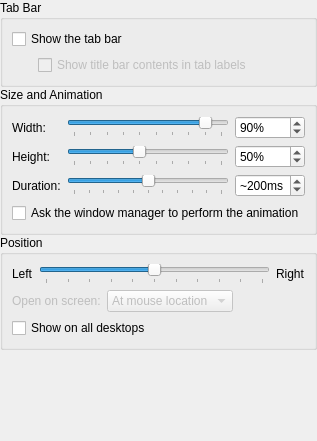
<?xml version="1.0" encoding="UTF-8"?>
<ui version="4.0">
 <class>WindowSettings</class>
 <widget class="QWidget" name="WindowSettings">
  <property name="geometry">
   <rect>
    <x>0</x>
    <y>0</y>
    <width>289</width>
    <height>441</height>
   </rect>
  </property>
  <layout class="QVBoxLayout" name="verticalLayout">
   <property name="spacing">
    <number>0</number>
   </property>
   <property name="margin">
    <number>0</number>
   </property>
   <item>
    <widget class="QGroupBox" name="groupBox_1">
     <property name="title">
      <string comment="@title:group">Tab Bar</string>
     </property>
     <layout class="QGridLayout">
      <item row="0" column="0" colspan="2">
       <widget class="QCheckBox" name="kcfg_ShowTabBar">
        <property name="text">
         <string comment="@option:check">Show the tab bar</string>
        </property>
       </widget>
      </item>
      <item row="1" column="0">
       <spacer>
        <property name="orientation">
         <enum>Qt::Horizontal</enum>
        </property>
        <property name="sizeType">
         <enum>QSizePolicy::Fixed</enum>
        </property>
        <property name="sizeHint" stdset="0">
         <size>
          <width>20</width>
          <height>20</height>
         </size>
        </property>
       </spacer>
      </item>
      <item row="1" column="1">
       <widget class="QCheckBox" name="kcfg_DynamicTabTitles">
        <property name="enabled">
         <bool>false</bool>
        </property>
        <property name="sizePolicy">
         <sizepolicy hsizetype="MinimumExpanding" vsizetype="Fixed">
          <horstretch>0</horstretch>
          <verstretch>0</verstretch>
         </sizepolicy>
        </property>
        <property name="whatsThis">
         <string comment="@info:whatsthis">If this option is enabled, the information about the active terminal's contents that is normally shown in the title bar will also be shown on the tab bar. You can modify the format of the information in the terminal profile.</string>
        </property>
        <property name="text">
         <string comment="@option:check">Show title bar contents in tab labels</string>
        </property>
       </widget>
      </item>
     </layout>
    </widget>
   </item>
   <item>
    <widget class="QGroupBox" name="groupBox_2">
     <property name="title">
      <string comment="@title:group">Size and Animation</string>
     </property>
     <layout class="QGridLayout" name="gridLayout_1">
      <item row="0" column="0">
       <widget class="QLabel" name="widthLabel">
        <property name="text">
         <string comment="@label:slider">Width:</string>
        </property>
       </widget>
      </item>
      <item row="0" column="1">
       <widget class="QSlider" name="widthSlider">
        <property name="minimum">
         <number>1</number>
        </property>
        <property name="maximum">
         <number>10</number>
        </property>
        <property name="pageStep">
         <number>1</number>
        </property>
        <property name="value">
         <number>9</number>
        </property>
        <property name="orientation">
         <enum>Qt::Horizontal</enum>
        </property>
        <property name="tickPosition">
         <enum>QSlider::TicksBelow</enum>
        </property>
        <property name="tickInterval">
         <number>1</number>
        </property>
       </widget>
      </item>
      <item row="0" column="2">
       <widget class="QSpinBox" name="kcfg_Width">
        <property name="correctionMode">
         <enum>QAbstractSpinBox::CorrectToNearestValue</enum>
        </property>
        <property name="suffix">
         <string comment="@label Spinbox unit suffix">%</string>
        </property>
        <property name="minimum">
         <number>10</number>
        </property>
        <property name="maximum">
         <number>100</number>
        </property>
        <property name="singleStep">
         <number>10</number>
        </property>
        <property name="value">
         <number>90</number>
        </property>
       </widget>
      </item>
      <item row="1" column="0">
       <widget class="QLabel" name="heightLabel">
        <property name="text">
         <string comment="@label:slider">Height:</string>
        </property>
       </widget>
      </item>
      <item row="1" column="1">
       <widget class="QSlider" name="heightSlider">
        <property name="minimum">
         <number>1</number>
        </property>
        <property name="maximum">
         <number>10</number>
        </property>
        <property name="pageStep">
         <number>1</number>
        </property>
        <property name="value">
         <number>5</number>
        </property>
        <property name="orientation">
         <enum>Qt::Horizontal</enum>
        </property>
        <property name="tickPosition">
         <enum>QSlider::TicksBelow</enum>
        </property>
        <property name="tickInterval">
         <number>1</number>
        </property>
       </widget>
      </item>
      <item row="1" column="2">
       <widget class="QSpinBox" name="kcfg_Height">
        <property name="correctionMode">
         <enum>QAbstractSpinBox::CorrectToNearestValue</enum>
        </property>
        <property name="suffix">
         <string comment="@label Spinbox unit suffix">%</string>
        </property>
        <property name="minimum">
         <number>10</number>
        </property>
        <property name="maximum">
         <number>100</number>
        </property>
        <property name="singleStep">
         <number>10</number>
        </property>
        <property name="value">
         <number>50</number>
        </property>
       </widget>
      </item>
      <item row="2" column="0">
       <widget class="QLabel" name="durationLabel">
        <property name="text">
         <string comment="@label:slider">Duration:</string>
        </property>
       </widget>
      </item>
      <item row="2" column="1">
       <widget class="QSlider" name="kcfg_Frames">
        <property name="maximum">
         <number>50</number>
        </property>
        <property name="pageStep">
         <number>1</number>
        </property>
        <property name="value">
         <number>25</number>
        </property>
        <property name="orientation">
         <enum>Qt::Horizontal</enum>
        </property>
        <property name="tickPosition">
         <enum>QSlider::TicksBelow</enum>
        </property>
        <property name="tickInterval">
         <number>5</number>
        </property>
       </widget>
      </item>
      <item row="2" column="2">
       <widget class="QSpinBox" name="framesSpinBox">
        <property name="correctionMode">
         <enum>QAbstractSpinBox::CorrectToNearestValue</enum>
        </property>
        <property name="suffix">
         <string comment="@label Spinbox unit suffix">ms</string>
        </property>
        <property name="prefix">
         <string comment="@label Spinbox unit prefix">~</string>
        </property>
        <property name="maximum">
         <number>500</number>
        </property>
        <property name="singleStep">
         <number>10</number>
        </property>
        <property name="value">
         <number>200</number>
        </property>
       </widget>
      </item>
      <item row="3" column="0" colspan="3">
       <widget class="QCheckBox" name="kcfg_UseWMAssist">
        <property name="whatsThis">
         <string comment="@info:whatsthis">If this option is enabled, Yakuake will ask the window manager to perform the window open/retract animation. If the window manager is unable to provide the requested service, Yakuake will fall back to an animation strategy of progressively adjusting the window mask.</string>
        </property>
        <property name="text">
         <string comment="@option:check">Ask the window manager to perform the animation</string>
        </property>
       </widget>
      </item>
     </layout>
    </widget>
   </item>
   <item>
    <widget class="QGroupBox" name="groupBox_3">
     <property name="title">
      <string comment="@title:group">Position</string>
     </property>
     <layout class="QVBoxLayout" name="verticalLayout_2">
      <item>
       <layout class="QHBoxLayout">
        <item>
         <widget class="QLabel" name="leftLabel">
          <property name="text">
           <string comment="@item:inrange Direction to move the window in">Left</string>
          </property>
         </widget>
        </item>
        <item>
         <widget class="QSlider" name="kcfg_Position">
          <property name="maximum">
           <number>100</number>
          </property>
          <property name="singleStep">
           <number>10</number>
          </property>
          <property name="value">
           <number>50</number>
          </property>
          <property name="tracking">
           <bool>true</bool>
          </property>
          <property name="orientation">
           <enum>Qt::Horizontal</enum>
          </property>
          <property name="tickPosition">
           <enum>QSlider::TicksBelow</enum>
          </property>
          <property name="tickInterval">
           <number>10</number>
          </property>
         </widget>
        </item>
        <item>
         <widget class="QLabel" name="rightLabel">
          <property name="text">
           <string comment="@item:inrange Direction to move the window in">Right</string>
          </property>
         </widget>
        </item>
       </layout>
      </item>
      <item>
       <layout class="QHBoxLayout">
        <item>
         <widget class="QLabel" name="screenLabel">
          <property name="enabled">
           <bool>false</bool>
          </property>
          <property name="text">
           <string comment="@label:listbox">Open on screen:</string>
          </property>
         </widget>
        </item>
        <item>
         <widget class="QComboBox" name="kcfg_Screen">
          <property name="enabled">
           <bool>false</bool>
          </property>
          <item>
           <property name="text">
            <string comment="@item:inlistbox">At mouse location</string>
           </property>
          </item>
          <item>
           <property name="text">
            <string comment="@item:inlistbox">Primary screen</string>
           </property>
          </item>
          <item>
           <property name="text">
            <string comment="@item:inlistbox">Screen 1</string>
           </property>
          </item>
         </widget>
        </item>
        <item>
         <spacer>
          <property name="orientation">
           <enum>Qt::Horizontal</enum>
          </property>
          <property name="sizeHint" stdset="0">
           <size>
            <width>40</width>
            <height>20</height>
           </size>
          </property>
         </spacer>
        </item>
       </layout>
      </item>
      <item>
       <widget class="QCheckBox" name="kcfg_ShowOnAllDesktops">
        <property name="text">
         <string comment="@option:check">Show on all desktops</string>
        </property>
       </widget>
      </item>
     </layout>
    </widget>
   </item>
   <item>
    <spacer>
     <property name="orientation">
      <enum>Qt::Vertical</enum>
     </property>
     <property name="sizeHint" stdset="0">
      <size>
       <width>20</width>
       <height>0</height>
      </size>
     </property>
    </spacer>
   </item>
  </layout>
 </widget>
 <tabstops>
  <tabstop>kcfg_ShowTabBar</tabstop>
  <tabstop>kcfg_DynamicTabTitles</tabstop>
  <tabstop>widthSlider</tabstop>
  <tabstop>kcfg_Width</tabstop>
  <tabstop>heightSlider</tabstop>
  <tabstop>kcfg_Height</tabstop>
  <tabstop>kcfg_Frames</tabstop>
  <tabstop>framesSpinBox</tabstop>
  <tabstop>kcfg_UseWMAssist</tabstop>
  <tabstop>kcfg_Position</tabstop>
  <tabstop>kcfg_Screen</tabstop>
  <tabstop>kcfg_ShowOnAllDesktops</tabstop>
 </tabstops>
 <resources/>
 <connections>
  <connection>
   <sender>kcfg_ShowTabBar</sender>
   <signal>toggled(bool)</signal>
   <receiver>kcfg_DynamicTabTitles</receiver>
   <slot>setEnabled(bool)</slot>
   <hints>
    <hint type="sourcelabel">
     <x>91</x>
     <y>40</y>
    </hint>
    <hint type="destinationlabel">
     <x>109</x>
     <y>71</y>
    </hint>
   </hints>
  </connection>
 </connections>
</ui>
